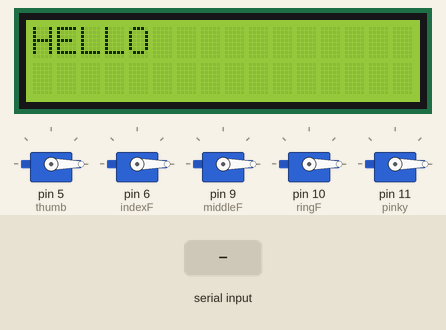
Simulated run of this sketch. Board: Arduino Uno, built with avr-gcc and run on an emulated ATmega328P. Shown: 16×2 character LCD, 5 × servo. The test bench sets the inputs (shaded band).

Above: at 1.2 s.
1.3 s: "A\n" received over Serial
At 1.7 s:
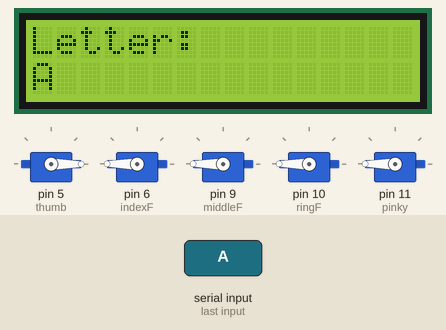
2.8 s: "B\n" received over Serial
At 4.0 s:
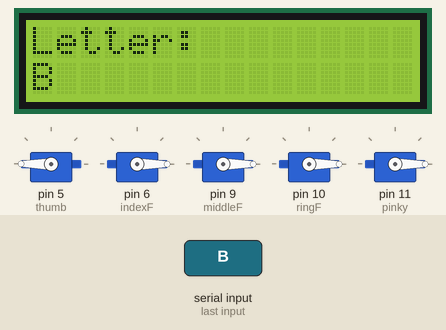
4.3 s: "D\n" received over Serial
At 5.2 s:
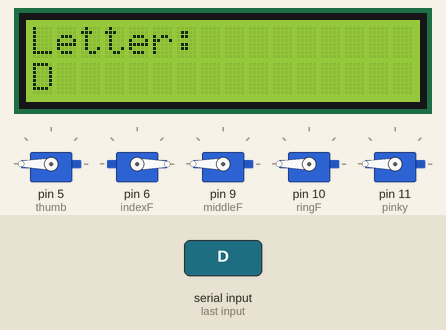
5.8 s: "F\n" received over Serial
At 6.4 s:
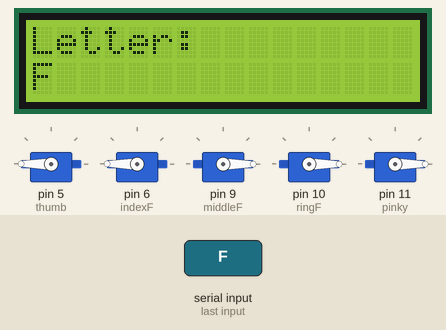
7.3 s: "I\n" received over Serial
At 8.5 s:
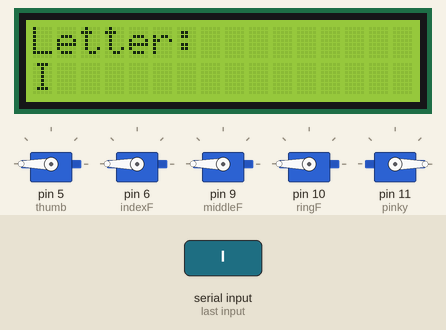
8.8 s: "L\n" received over Serial
At 9.8 s:
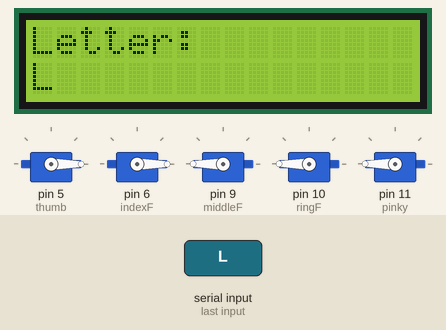
Timing chart, 0 to 11.3 s (numbered marks = the images above; inputs shaded):
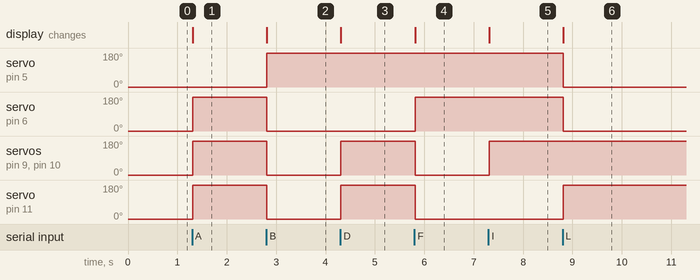

Measured:
- after the input at 1.3 s, servo on pin 6 (indexF), servo on pin 9 (middleF), servo on pin 10 (ringF), servo on pin 11 (pinky): 0° → 180° at once; the display: changes at once (image 1)
- after the input at 2.8 s, servo on pin 5 (thumb): 0° → 180° at once; servo on pin 6 (indexF), servo on pin 9 (middleF), servo on pin 10 (ringF), servo on pin 11 (pinky): 180° → 0° at once; the display: changes at once (image 2)
- after the input at 4.3 s, servo on pin 9 (middleF), servo on pin 10 (ringF), servo on pin 11 (pinky): 0° → 180° at once; the display: changes at once (image 3)
- after the input at 5.8 s, servo on pin 6 (indexF): 0° → 180° at once; servo on pin 9 (middleF), servo on pin 10 (ringF), servo on pin 11 (pinky): 180° → 0° at once; the display: changes at once (image 4)
- after the input at 7.3 s, servo on pin 9 (middleF), servo on pin 10 (ringF): 0° → 180° at once; the display: changes at once (image 5)
- after the input at 8.8 s, servo on pin 5 (thumb), servo on pin 6 (indexF): 180° → 0° at once; servo on pin 11 (pinky): 0° → 180° at once; the display: changes at once (image 6)

The sketch:

robot5_finger.ino
```cpp
#include <Wire.h>
#include <LiquidCrystal_I2C.h>
#include <Servo.h>

LiquidCrystal_I2C lcd(0x27, 16, 2); // change to 0x3F if needed

Servo thumb, indexF, middleF, ringF, pinky;
String letter = "";

void setup() {
  Serial.begin(115200);

  lcd.init();
  lcd.backlight();
  lcd.setCursor(0,0);
  lcd.print("HELLO");

  thumb.attach(5);
  indexF.attach(6);
  middleF.attach(9);
  ringF.attach(10);
  pinky.attach(11);

  openHand();
}

void loop() {
  if (Serial.available()) {
    letter = Serial.readStringUntil('\n');
    letter.trim();

    lcd.clear();
    lcd.setCursor(0,0);
    lcd.print("Letter:");
    lcd.setCursor(0,1);
    lcd.print(letter);

    if (letter == "A") {
      signA();
    }
    else if (letter == "B") {
      signB();
    }
    else if (letter == "D") {
      signD();
    }
    else if (letter == "F") {
      signF();
    }
    else if (letter == "I") {
      signI();
    }
    else if (letter == "L") {
      signL();
    }
    else if (letter == "S") {
      signS();
    }
    else if (letter == "V") {
      signV();
    }
    else if (letter == "W") {
      signW();
    }
    else if (letter == "Y") {
      signY();
    }
  }
}

/* -------- HAND POSITIONS -------- */

void openHand() {
  thumb.write(0);
  indexF.write(0);
  middleF.write(0);
  ringF.write(0);
  pinky.write(0);
}

// ASL A: thumb UP, others DOWN
void signA() {
  thumb.write(0);
  indexF.write(180);
  middleF.write(180);
  ringF.write(180);
  pinky.write(180);
}

// ASL B: thumb DOWN, others UP
void signB() {
  thumb.write(180);
  indexF.write(0);
  middleF.write(0);
  ringF.write(0);
  pinky.write(0);
}
// ASL D: index UP, others DOWN
void signD() {
  thumb.write(180);
  indexF.write(0);
  middleF.write(180);
  ringF.write(180);
  pinky.write(180);
}
// ASL F: index thumb down, others UP
void signF() {
  thumb.write(180);
  indexF.write(180);
  middleF.write(0);
  ringF.write(0);
  pinky.write(0);
}
// ASL I: pinkey Up, others DOWN
void signI() {
  thumb.write(180);
  indexF.write(180);
  middleF.write(180);
  ringF.write(180);
  pinky.write(0);
}
// ASL L: index thumb UP, others DOWN
void signL() {
  thumb.write(0);
  indexF.write(0);
  middleF.write(180);
  ringF.write(180);
  pinky.write(180);
}
// ASL S: all finger Down
void signS() {
  thumb.write(180);
  indexF.write(180);
  middleF.write(180);
  ringF.write(180);
  pinky.write(180);
}
// ASL V: middle index UP,others DOWN
void signV() {
  thumb.write(0);
  indexF.write(0);
  middleF.write(180);
  ringF.write(180);
  pinky.write(180);
}
// ASL W: ring middle index UP , others DOWN
void signW() {
  thumb.write(180);
  indexF.write(0);
  middleF.write(0);
  ringF.write(0);
  pinky.write(180);
}
// ASL Y: pinkey thumb UP,others DOWN
void signY() {
  thumb.write(0);
  indexF.write(180);
  middleF.write(180);
  ringF.write(180);
  pinky.write(0);
}
```
